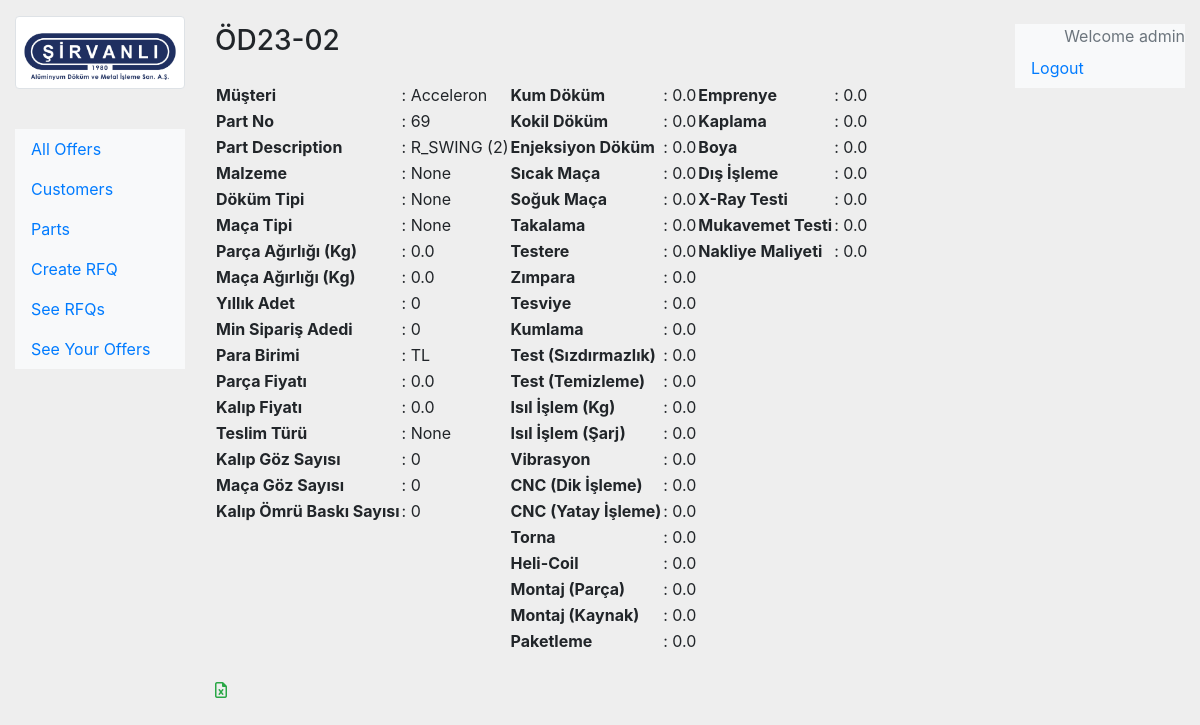
Screenshot of /offer-detail/189 (signed in) with the database file from the repository.
### offer/models.py (models this page shows, shortened)
class OfferDetail(models.Model):
    offer = models.ForeignKey(Offer, on_delete=models.CASCADE)
    para_birimi = models.CharField(max_length=25, choices=(
        ('EUR', 'Euro'),
        ('TL', 'Türk Lirası'),
        ('USD', 'Dollar')
    ), default="TL"
    )
    malzeme = models.CharField(max_length=100, blank=True, null=True)
    dokum_tipi = models.CharField(max_length=100, blank=True, null=True)
    maca_tipi = models.CharField(max_length=100, blank=True, null=True)
    parca_agirligi_kg = models.FloatField(default = 0, blank=True, null=True)
    maca_agirligi_kg = models.FloatField(default = 0, blank=True, null=True)
    yillik_adet = models.PositiveIntegerField(default = 0, blank=True, null=True)
    min_siparis_adedi = models.PositiveIntegerField(default = 0, blank=True, null=True)
    parca_fiyati = models.FloatField(default = 0, blank=True, null=True)
    kalip_fiyati = models.FloatField(default = 0, blank=True, null=True)
    teslim_turu = models.CharField(max_length=100, blank=True, null=True)
    kalip_goz_sayisi = models.PositiveIntegerField(default = 0, blank=True, null=True)
    maca_goz_sayisi = models.PositiveIntegerField(default = 0, blank=True, null=True)
    kalip_omru_baski_sayisi = models.PositiveIntegerField(default = 0, blank=True, null=True)
    kum_dokum = models.FloatField(default = 0, blank=True, null=True)
    kokil_dokum = models.FloatField(default = 0, blank=True, null=True)
    enjeksiyon_dokum = models.FloatField(default = 0, blank=True, null=True)
    sicak_maca = models.FloatField(default = 0, blank=True, null=True)
    soguk_maca = models.FloatField(default = 0, blank=True, null=True)
    takalama = models.FloatField(default = 0, blank=True, null=True)
    testere = models.FloatField(default = 0, blank=True, null=True)
    zimpara = models.FloatField(default = 0, blank=True, null=True)
    tesviye = models.FloatField(default = 0, blank=True, null=True)
    kumlama = models.FloatField(default = 0, blank=True, null=True)
    test_sizdirmazlik = models.FloatField(default = 0, blank=True, null=True)
    test_temizleme = models.FloatField(default = 0, blank=True, null=True)
    isil_islem_kg = models.FloatField(default = 0, blank=True, null=True)
    isil_islem_sarj = models.FloatField(default = 0, blank=True, null=True)
    vibrasyon = models.FloatField(default = 0, blank=True, null=True)
    cnc_dik_isleme = models.FloatField(default = 0, blank=True, null=True)
    cnc_yatay_isleme = models.FloatField(default = 0, blank=True, null=True)
    torna = models.FloatField(default = 0, blank=True, null=True)
    heli_coil = models.FloatField(default = 0, blank=True, null=True)
    montaj_parca = models.FloatField(default = 0, blank=True, null=True)
    montaj_kaynak = models.FloatField(default = 0, blank=True, null=True)
    paketleme = models.FloatField(default = 0, blank=True, null=True)
    emprenye = models.FloatField(default = 0, blank=True, null=True)
    kaplama = models.FloatField(default = 0, blank=True, null=True)
    boya = models.FloatField(default = 0, blank=True, null=True)
    dis_isleme = models.FloatField(default = 0, blank=True, null=True)
    x_ray_testi = models.FloatField(default = 0, blank=True, null=True)
    mukavemet_testi = models.FloatField(default = 0, blank=True, null=True)
    nakliye_maliyeti = models.FloatField(default = 0, blank=True, null=True)

class Offer(models.Model):
    offer_no = models.CharField(max_length=25)
    rfq = models.ForeignKey(RFQ, on_delete=models.CASCADE, blank=True, null=True)
    part = models.ForeignKey(Part, on_delete=models.CASCADE)
    date = models.DateField(default=timezone.now)
    created_date = models.DateTimeField(default=timezone.now)
    related_person = models.ForeignKey(User, on_delete=models.CASCADE, null=True, blank=True)
    status = models.CharField(max_length=25, choices=(
        ('gonderildi', 'Gönderildi'),
        ('inceleniyor', 'İnceleniyor')
    ), default='inceleniyor')
    def __str__(self):
        return self.offer_no

class RFQ(models.Model):
    rfq_no = models.CharField(max_length=50, null=True, blank=True)
    srv_rfq_no = models.CharField(max_length=50, blank=True, null=True)
    created_by = models.ForeignKey(User, on_delete=models.CASCADE, null=True, blank=True)
    customer = models.ForeignKey(Customer, on_delete=models.CASCADE)
    request_date = models.DateField(default=timezone.now)
    deadline = models.DateField(blank=True, null=True)
    sent_date = models.DateField(blank=True, null=True)
    created_date = models.DateTimeField(default=timezone.now)
    part_quantity = models.PositiveIntegerField(default=0)
    rfq_mail = models.FileField(upload_to ='uploads/% Y/% m/% d/', blank=True, null=True)
    status = models.CharField(max_length=25, choices=(
        ('sent', 'Sent'),
        ('pending', 'Pending'),
        ('in progress', 'In Progress'),
        ('n/a', 'N/A')
    ), default="in progress"
    )

class Customer(models.Model):
    name = models.CharField(max_length=200)
    country = CountryField()
    industry = models.CharField(choices=INDUSTRIES, max_length=100, default="Automotive")
    address = models.CharField(max_length =255)
    related_person_mail = models.EmailField()
    description = models.CharField(max_length=255, blank=True, null=True)
    status = models.CharField(max_length=25, choices=(
            ('potansiyel', 'Potansiyel Müşteri'),
            ('mevcut', 'Mevcut Müşteri')
        ), default="potansiyel"
    )
    logo = models.ImageField(upload_to="static/img", blank=True, null=True)
    created_date = models.DateTimeField(default=timezone.now)
    def __str__(self):
        return self.name
    class Meta:
        verbose_name = "Customer"
        verbose_name_plural = "Customers"

class Part(models.Model):
    customer = models.ForeignKey(Customer, on_delete=models.CASCADE)
    name = models.CharField(max_length=100)
    part_no = models.CharField(max_length=50, unique=True)
    unit_price = models.DecimalField(max_digits=10, decimal_places=2)
    mold_price = models.DecimalField(max_digits=10, decimal_places=2)
    description = models.CharField(max_length=100, blank=True, null=True)
    created_date = models.DateTimeField(default=timezone.now)

### offer/views.py (the view)
# urls.py: path("offer-detail/<int:id>", views.offer_detail_view, name = "offer-detail"),
@login_required(login_url='/user/login')
def offer_detail_view(request, id):
    offer = get_object_or_404(Offer, id=id)
    try:
        offer_detail = OfferDetail.objects.get(offer=offer)
    except OfferDetail.DoesNotExist:
        return redirect('offer-home')
    context = {'offer_detail':offer_detail}
    return render(request, 'offer/offer-detail.html', context)

### offer/templates/offer/offer-detail.html
{% extends 'base.html' %}
{% block content %}
<div class="my-4">
  <div class="h3">
    {{offer_detail.offer}}
  </div>
</div>
<table class="my-4">
    <tbody >
      <tr>
        <th scope="row"> Müşteri </th>
        <td> : {{offer_detail.offer.rfq.customer}} </td>
        <th scope="row"> Kum Döküm </th>
        <td> : {{offer_detail.kum_dokum}} </td>
        <th scope="row"> Emprenye </th>
        <td> : {{offer_detail.emprenye}} </td>
      </tr>
      <tr>
        <th scope="row"> Part No </th>
        <td> : {{offer_detail.offer.part.part_no}} </td>
        <th scope="row"> Kokil Döküm </th>
        <td> : {{offer_detail.kokil_dokum}} </td>
        <th scope="row"> Kaplama </th>
        <td> : {{offer_detail.kaplama}} </td>
     </tr>
     <tr>
        <th scope="row"> Part Description </th>
        <td> : {{offer_detail.offer.part.name}} </td>
        <th scope="row"> Enjeksiyon Döküm </th>
        <td> : {{offer_detail.enjeksiyon_dokum}} </td>
        <th scope="row"> Boya </th>
        <td> : {{offer_detail.boya}} </td>
      </tr>
      <tr>
        <th scope="row"> Malzeme </th>
        <td> : {{offer_detail.malzeme}} </td>
        <th scope="row"> Sıcak Maça </th>
        <td> : {{offer_detail.sicak_maca}} </td>
        <th scope="row"> Dış İşleme </th>
        <td> : {{offer_detail.dis_isleme}} </td>
      </tr>
      <tr>
        <th scope="row"> Döküm Tipi </th>
        <td> : {{offer_detail.dokum_tipi}} </td>
        <th scope="row"> Soğuk Maça </th>
        <td> : {{offer_detail.soguk_maca}} </td>
        <th scope="row"> X-Ray Testi </th>
        <td> : {{offer_detail.x_ray_testi}} </td>
      </tr>
      <tr>
        <th scope="row"> Maça Tipi </th>
        <td> : {{offer_detail.maca_tipi}} </td>
        <th scope="row"> Takalama </th>
        <td> : {{offer_detail.takalama}} </td>
        <th scope="row"> Mukavemet Testi </th>
        <td> : {{offer_detail.mukavemet_testi}} </td>
      </tr>
      <tr>
        <th scope="row"> Parça Ağırlığı (Kg) </th>
        <td> : {{offer_detail.parca_agirligi_kg}} </td>
        <th scope="row"> Testere </th>
        <td> : {{offer_detail.testere}} </td>
        <th scope="row"> Nakliye Maliyeti </th>
        <td> : {{offer_detail.nakliye_maliyeti}} </td>
      </tr>
      <tr>
        <th scope="row"> Maça Ağırlığı (Kg) </th>
        <td> : {{offer_detail.maca_agirligi_kg}} </td>
        <th scope="row"> Zımpara </th>
        <td>:  {{offer_detail.zimpara}} </td>
      </tr>
      <tr>
        <th scope="row"> Yıllık Adet </th>
        <td> : {{offer_detail.yillik_adet}} </td>
        <th scope="row"> Tesviye </th>
        <td> : {{offer_detail.tesviye}} </td>
      </tr>
      <tr>
        <th scope="row"> Min Sipariş Adedi </th>
        <td> : {{offer_detail.min_siparis_adedi}} </td>
        <th scope="row"> Kumlama </th>
        <td> : {{offer_detail.kumlama}} </td>
      </tr>
      <tr>
        <th scope="row"> Para Birimi </th>
        <td> : {{offer_detail.para_birimi}} </td>
        <th scope="row"> Test (Sızdırmazlık) </th>
        <td> : {{offer_detail.test_sizdirmazlik}} </td>
      </tr>
      <tr>
        <th scope="row"> Parça Fiyatı </th>
        <td> : {{offer_detail.parca_fiyati}} </td>
        <th scope="row"> Test (Temizleme) </th>
        <td> : {{offer_detail.test_temizleme}} </td>
      </tr>
      <tr>
        <th scope="row">Kalıp Fiyatı </th>
        <td> : {{offer_detail.kalip_fiyati}} </td>
        <th scope="row"> Isıl İşlem (Kg) </th>
        <td> : {{offer_detail.isil_islem_kg}} </td>
      </tr>
      <tr>
        <th scope="row"> Teslim Türü </th>
        <td> : {{offer_detail.teslim_turu}} </td>
        <th scope="row"> Isıl İşlem (Şarj) </th>
        <td> : {{offer_detail.isil_islem_sarj}} </td>
      </tr>
      <tr>
        <th scope="row"> Kalıp Göz Sayısı </th>
        <td> : {{offer_detail.kalip_goz_sayisi}} </td>
        <th scope="row"> Vibrasyon </th>
        <td> : {{offer_detail.vibrasyon}} </td>
      </tr>
      <tr>
        <th scope="row"> Maça Göz Sayısı </th>
        <td> : {{offer_detail.maca_goz_sayisi}} </td>
        <th scope="row"> CNC (Dik İşleme) </th>
        <td> : {{offer_detail.cnc_dik_isleme}} </td>
      </tr>
      <tr>
        <th scope="row"> Kalıp Ömrü Baskı Sayısı </th>
        <td>:  {{offer_detail.kalip_omru_baski_sayisi}} </td>
        <th scope="row"> CNC (Yatay İşleme) </th>
        <td> : {{offer_detail.cnc_yatay_isleme}} </td>
      </tr>
      <tr>
        <th scope="row"></th>
        <td> </td>
        <th scope="row"> Torna </th>
        <td> : {{offer_detail.torna}} </td>
      </tr>
      <tr>
        <th scope="row"></th>
        <td> </td>
        <th scope="row"> Heli-Coil </th>
        <td> : {{offer_detail.heli_coil}} </td>
      </tr>
      <tr>
        <th scope="row"></th>
        <td> </td>
        <th scope="row"> Montaj (Parça) </th>
        <td> : {{offer_detail.montaj_parca}} </td>
      </tr>
      <tr>
        <th scope="row"></th>
        <td> </td>
        <th scope="row"> Montaj (Kaynak) </th>
        <td> : {{offer_detail.montaj_kaynak}} </td>
      </tr>
      <tr>
        <th scope="row"></th>
        <td> </td>
        <th scope="row"> Paketleme </th>
        <td> : {{offer_detail.paketleme}} </td>
      </tr>
   </tbody>
  </table>
<a href="{% url 'get-offer-detail' offer_detail.id %}">
    <i class="fa-regular fa-file-excel text-success"></i>
</a>
{% endblock content %}

### templates/right-navbar.html (shortened to what this page needs)
<nav id="sidebar" class="c d-md-block bg-light sidebar my-4">
    <ul class="nav flex-column">
    {% if user.is_authenticated %}
    <div class="text-right text-muted">Welcome {{request.user}}</div>
    <li class="nav-item">
        <a class="nav-link" href="{% url 'logout' %}">
            Logout
        </a>
    </li>
    {% endif %}
    </ul>
</nav>

### templates/base.html (style rules this page uses)
body { background-color: #EEEEEE; margin: 0; padding: 0; }

### rows the page displays
OfferDetail: offer "ÖD23-02", offer.rfq.customer "Acceleron", kum_dokum "0.0", emprenye "0.0", offer.part.part_no "69", kokil_dokum "0.0", kaplama "0.0", offer.part.name "R_SWING (2)", enjeksiyon_dokum "0.0", boya "0.0", malzeme "None", sicak_maca "0.0", dis_isleme "0.0", dokum_tipi "None", soguk_maca "0.0", x_ray_testi "0.0", maca_tipi "None", takalama "0.0", mukavemet_testi "0.0", parca_agirligi_kg "0.0", testere "0.0", nakliye_maliyeti "0.0", maca_agirligi_kg "0.0", zimpara "0.0", yillik_adet "0", tesviye "0.0", min_siparis_adedi "0", kumlama "0.0", para_birimi "TL", test_sizdirmazlik "0.0", parca_fiyati "0.0", test_temizleme "0.0", kalip_fiyati "0.0", isil_islem_kg "0.0", teslim_turu "None", isil_islem_sarj "0.0", kalip_goz_sayisi "0", vibrasyon "0.0", maca_goz_sayisi "0", cnc_dik_isleme "0.0", kalip_omru_baski_sayisi "0", cnc_yatay_isleme "0.0", torna "0.0", heli_coil "0.0", montaj_parca "0.0", montaj_kaynak "0.0", paketleme "0.0"

### other values shown
{{ request.user }} "admin"
